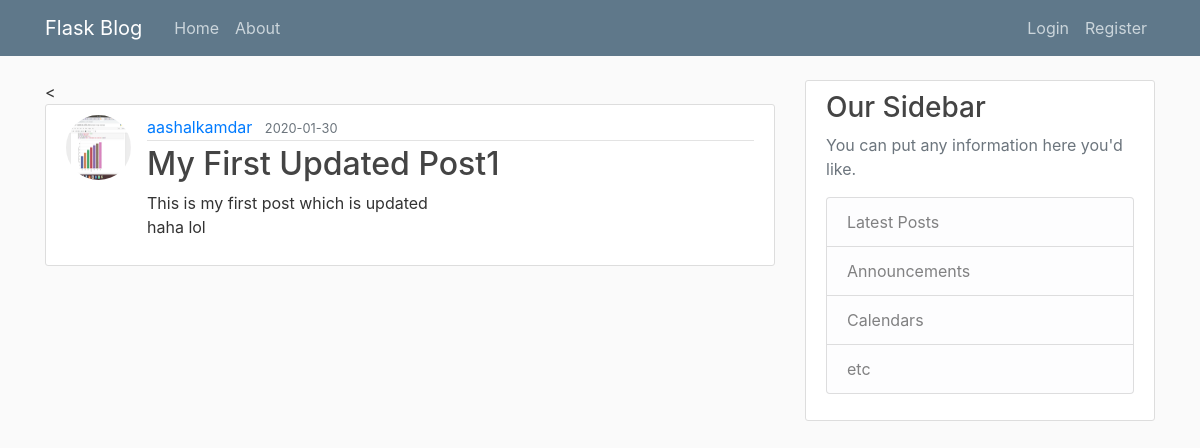
/post/1, run on the app's committed database.
### flaskblog/models.py (models this page shows, shortened)
class User(db.Model,UserMixin):
	id = db.Column(db.Integer,primary_key=True)
	username = db.Column(db.String(20),unique = True,nullable=False)
	email = db.Column(db.String(120),unique = True,nullable=False)
	image_file = db.Column(db.String(20),nullable=False, default='default.jpg')
	password = db.Column(db.String(60),nullable=False)
	posts = db.relationship('Post',backref = 'author',lazy=True)

class Post(db.Model):
	id = db.Column(db.Integer,primary_key=True)
	title = db.Column(db.String(100),nullable=False)
	date_posted = db.Column(db.DateTime,nullable=False,default=datetime.utcnow)
	content = db.Column(db.Text, nullable=False)
	user_id = db.Column(db.Integer, db.ForeignKey('user.id'),nullable=False)

### flaskblog/posts/routes.py (the view)
@posts.route("/post/<int:post_id>")
def post(post_id):
	post = Post.query.get_or_404(post_id)
	return render_template('post.html',title = post.title,post=post)

### flaskblog/templates/post.html (shortened to what this page needs)
{% extends "layout.html" %}
{% block content %}
		<<article class="media content-section">
      <img class="rounded-circle article-img" src="{{ url_for('static',filename='profile_pic/' + post.author.image_file) }}">
  <div class="media-body">
    <div class="article-metadata">
      <a class="mr-2" href="{{ url_for('users.user_posts', username = post.author.username) }}">{{ post.author.username }}</a>
      <small class="text-muted">{{ post.date_posted.strftime('%Y-%m-%d') }}</small>
    </div>
    <h2 class="artile-title">{{ post.title }}</a></h2>
    <p class="article-content">{{ post.content }}</p>
  </div>
</article>
{% endblock content%}

### flaskblog/static/main.css (style rules this page uses)
body { background: #fafafa; color: #333333; margin-top: 5rem; }
h1, h2, h3, h4, h5, h6 { color: #444444; }
.content-section { background: #ffffff; padding: 10px 20px; border: 1px solid #dddddd; border-radius: 3px; margin-bottom: 20px; }
.article-content { white-space: pre-line; }
.article-img { height: 65px; width: 65px; margin-right: 16px; }
.article-metadata { padding-bottom: 1px; margin-bottom: 4px; border-bottom: 1px solid #e3e3e3 }

### data on the page
User: image_file (picture), author.username "aashalkamdar"
Post: date_posted "2020-01-30", title "My First Updated Post1", content "This is my first post which is updated haha lol"
